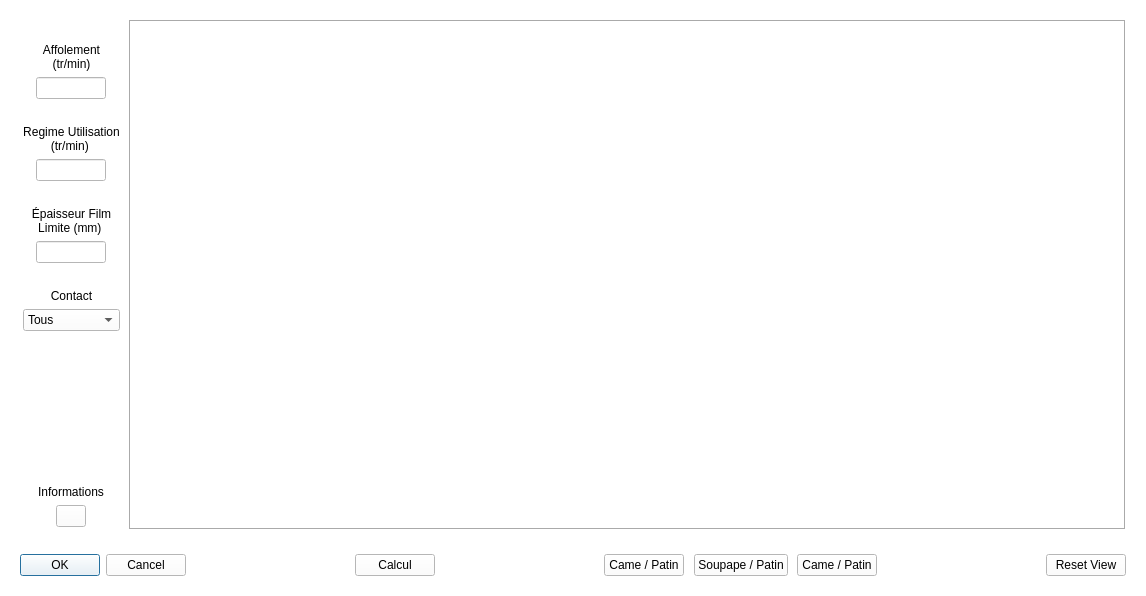
<?xml version="1.0" encoding="UTF-8"?>
<ui version="4.0">
 <class>LubricationDialog</class>
 <widget class="QWidget" name="LubricationDialog">
  <property name="geometry">
   <rect>
    <x>0</x>
    <y>0</y>
    <width>1146</width>
    <height>596</height>
   </rect>
  </property>
  <property name="windowTitle">
   <string>Lubrification</string>
  </property>
  <property name="styleSheet">
   <string notr="true">background-color: rgb(255, 255, 255);</string>
  </property>
  <layout class="QVBoxLayout" name="dialogLayout">
   <item>
    <widget class="QWidget" name="mainWidget" native="true">
     <layout class="QHBoxLayout" name="mainLayout">
      <item alignment="Qt::AlignLeft">
       <widget class="QWidget" name="parametersWidget" native="true">
        <layout class="QVBoxLayout" name="parametersLayout">
         <property name="leftMargin">
          <number>3</number>
         </property>
         <property name="topMargin">
          <number>3</number>
         </property>
         <property name="rightMargin">
          <number>3</number>
         </property>
         <property name="bottomMargin">
          <number>3</number>
         </property>
         <item>
          <spacer name="verticalSpacer_2">
           <property name="orientation">
            <enum>Qt::Vertical</enum>
           </property>
           <property name="sizeType">
            <enum>QSizePolicy::Preferred</enum>
           </property>
           <property name="sizeHint" stdset="0">
            <size>
             <width>20</width>
             <height>20</height>
            </size>
           </property>
          </spacer>
         </item>
         <item alignment="Qt::AlignHCenter">
          <widget class="QLabel" name="floatspeedLabel">
           <property name="text">
            <string>&lt;html&gt;&lt;head/&gt;&lt;body&gt;&lt;p align=&quot;center&quot;&gt;Affolement &lt;br/&gt;(tr/min)&lt;/p&gt;&lt;/body&gt;&lt;/html&gt;</string>
           </property>
          </widget>
         </item>
         <item alignment="Qt::AlignHCenter">
          <widget class="QLineEdit" name="floatspeedEdit">
           <property name="sizePolicy">
            <sizepolicy hsizetype="Preferred" vsizetype="Fixed">
             <horstretch>0</horstretch>
             <verstretch>0</verstretch>
            </sizepolicy>
           </property>
           <property name="maximumSize">
            <size>
             <width>70</width>
             <height>16777215</height>
            </size>
           </property>
           <property name="readOnly">
            <bool>true</bool>
           </property>
          </widget>
         </item>
         <item>
          <spacer name="verticalSpacer_4">
           <property name="orientation">
            <enum>Qt::Vertical</enum>
           </property>
           <property name="sizeType">
            <enum>QSizePolicy::Preferred</enum>
           </property>
           <property name="sizeHint" stdset="0">
            <size>
             <width>20</width>
             <height>20</height>
            </size>
           </property>
          </spacer>
         </item>
         <item>
          <widget class="QLabel" name="usespeedLabel">
           <property name="text">
            <string>&lt;html&gt;&lt;head/&gt;&lt;body&gt;&lt;p align=&quot;center&quot;&gt;Regime Utilisation &lt;br/&gt;(tr/min) &lt;/p&gt;&lt;/body&gt;&lt;/html&gt;</string>
           </property>
          </widget>
         </item>
         <item alignment="Qt::AlignHCenter">
          <widget class="QLineEdit" name="usespeedEdit">
           <property name="sizePolicy">
            <sizepolicy hsizetype="Preferred" vsizetype="Fixed">
             <horstretch>0</horstretch>
             <verstretch>0</verstretch>
            </sizepolicy>
           </property>
           <property name="maximumSize">
            <size>
             <width>70</width>
             <height>16777215</height>
            </size>
           </property>
          </widget>
         </item>
         <item>
          <spacer name="verticalSpacer_3">
           <property name="orientation">
            <enum>Qt::Vertical</enum>
           </property>
           <property name="sizeType">
            <enum>QSizePolicy::Preferred</enum>
           </property>
           <property name="sizeHint" stdset="0">
            <size>
             <width>20</width>
             <height>20</height>
            </size>
           </property>
          </spacer>
         </item>
         <item>
          <widget class="QLabel" name="limitthicknessLabel">
           <property name="sizePolicy">
            <sizepolicy hsizetype="Preferred" vsizetype="Preferred">
             <horstretch>0</horstretch>
             <verstretch>0</verstretch>
            </sizepolicy>
           </property>
           <property name="text">
            <string>&lt;html&gt;&lt;head/&gt;&lt;body&gt;&lt;p align=&quot;center&quot;&gt;Épaisseur Film &lt;br/&gt;Limite (mm) &lt;/p&gt;&lt;/body&gt;&lt;/html&gt;</string>
           </property>
          </widget>
         </item>
         <item alignment="Qt::AlignHCenter">
          <widget class="QLineEdit" name="limitthicknessEdit">
           <property name="sizePolicy">
            <sizepolicy hsizetype="Preferred" vsizetype="Fixed">
             <horstretch>0</horstretch>
             <verstretch>0</verstretch>
            </sizepolicy>
           </property>
           <property name="maximumSize">
            <size>
             <width>70</width>
             <height>16777215</height>
            </size>
           </property>
           <property name="sizeIncrement">
            <size>
             <width>0</width>
             <height>0</height>
            </size>
           </property>
          </widget>
         </item>
         <item>
          <spacer name="verticalSpacer_5">
           <property name="orientation">
            <enum>Qt::Vertical</enum>
           </property>
           <property name="sizeType">
            <enum>QSizePolicy::Preferred</enum>
           </property>
           <property name="sizeHint" stdset="0">
            <size>
             <width>20</width>
             <height>20</height>
            </size>
           </property>
          </spacer>
         </item>
         <item>
          <widget class="QLabel" name="contactLabel">
           <property name="text">
            <string>&lt;html&gt;&lt;head/&gt;&lt;body&gt;&lt;p align=&quot;center&quot;&gt;Contact&lt;/p&gt;&lt;/body&gt;&lt;/html&gt;</string>
           </property>
          </widget>
         </item>
         <item>
          <widget class="QComboBox" name="contactComboBox">
           <item>
            <property name="text">
             <string>Tous</string>
            </property>
           </item>
           <item>
            <property name="text">
             <string>Statique</string>
            </property>
           </item>
           <item>
            <property name="text">
             <string>Utilisation</string>
            </property>
           </item>
           <item>
            <property name="text">
             <string>Affolement</string>
            </property>
           </item>
          </widget>
         </item>
         <item>
          <spacer name="verticalSpacer">
           <property name="orientation">
            <enum>Qt::Vertical</enum>
           </property>
           <property name="sizeHint" stdset="0">
            <size>
             <width>20</width>
             <height>40</height>
            </size>
           </property>
          </spacer>
         </item>
         <item alignment="Qt::AlignHCenter">
          <widget class="QLabel" name="infoLabel">
           <property name="text">
            <string>&lt;html&gt;&lt;head/&gt;&lt;body&gt;&lt;p align=&quot;center&quot;&gt;Informations&lt;/p&gt;&lt;/body&gt;&lt;/html&gt;</string>
           </property>
          </widget>
         </item>
         <item alignment="Qt::AlignHCenter">
          <widget class="QPushButton" name="infoButton">
           <property name="sizePolicy">
            <sizepolicy hsizetype="Fixed" vsizetype="Fixed">
             <horstretch>0</horstretch>
             <verstretch>0</verstretch>
            </sizepolicy>
           </property>
           <property name="maximumSize">
            <size>
             <width>30</width>
             <height>16777215</height>
            </size>
           </property>
           <property name="text">
            <string/>
           </property>
           <property name="icon">
            <iconset resource="resources/resources.qrc">
             <normaloff>:/icons/icons/info-icon.svg</normaloff>:/icons/icons/info-icon.svg</iconset>
           </property>
          </widget>
         </item>
        </layout>
       </widget>
      </item>
      <item>
       <widget class="QStackedWidget" name="stackedWidget">
        <property name="sizePolicy">
         <sizepolicy hsizetype="Expanding" vsizetype="Expanding">
          <horstretch>0</horstretch>
          <verstretch>0</verstretch>
         </sizepolicy>
        </property>
        <property name="frameShape">
         <enum>QFrame::Box</enum>
        </property>
        <property name="frameShadow">
         <enum>QFrame::Sunken</enum>
        </property>
        <property name="currentIndex">
         <number>2</number>
        </property>
        <widget class="QWidget" name="camrockerarmPage">
         <property name="sizePolicy">
          <sizepolicy hsizetype="Expanding" vsizetype="Expanding">
           <horstretch>0</horstretch>
           <verstretch>0</verstretch>
          </sizepolicy>
         </property>
         <layout class="QVBoxLayout" name="camrockerarmLayout">
          <property name="leftMargin">
           <number>0</number>
          </property>
          <property name="topMargin">
           <number>0</number>
          </property>
          <property name="rightMargin">
           <number>0</number>
          </property>
          <property name="bottomMargin">
           <number>0</number>
          </property>
         </layout>
        </widget>
        <widget class="QWidget" name="valverockerarmPage">
         <property name="sizePolicy">
          <sizepolicy hsizetype="Expanding" vsizetype="Expanding">
           <horstretch>0</horstretch>
           <verstretch>0</verstretch>
          </sizepolicy>
         </property>
         <layout class="QVBoxLayout" name="valverockerarmLayout">
          <property name="leftMargin">
           <number>0</number>
          </property>
          <property name="topMargin">
           <number>0</number>
          </property>
          <property name="rightMargin">
           <number>0</number>
          </property>
          <property name="bottomMargin">
           <number>0</number>
          </property>
         </layout>
        </widget>
        <widget class="QWidget" name="camvalvePage">
         <property name="sizePolicy">
          <sizepolicy hsizetype="Expanding" vsizetype="Expanding">
           <horstretch>0</horstretch>
           <verstretch>0</verstretch>
          </sizepolicy>
         </property>
         <layout class="QVBoxLayout" name="camvalveLayout">
          <property name="leftMargin">
           <number>0</number>
          </property>
          <property name="topMargin">
           <number>0</number>
          </property>
          <property name="rightMargin">
           <number>0</number>
          </property>
          <property name="bottomMargin">
           <number>0</number>
          </property>
         </layout>
        </widget>
       </widget>
      </item>
     </layout>
    </widget>
   </item>
   <item>
    <widget class="QWidget" name="buttonsWidget" native="true">
     <layout class="QHBoxLayout" name="buttonsLayout">
      <item>
       <widget class="QDialogButtonBox" name="buttonBox">
        <property name="standardButtons">
         <set>QDialogButtonBox::Cancel|QDialogButtonBox::Ok</set>
        </property>
       </widget>
      </item>
      <item>
       <spacer name="horizontalSpacer_4">
        <property name="orientation">
         <enum>Qt::Horizontal</enum>
        </property>
        <property name="sizeType">
         <enum>QSizePolicy::Expanding</enum>
        </property>
        <property name="sizeHint" stdset="0">
         <size>
          <width>200</width>
          <height>20</height>
         </size>
        </property>
       </spacer>
      </item>
      <item>
       <widget class="QPushButton" name="computeButton">
        <property name="text">
         <string>Calcul</string>
        </property>
       </widget>
      </item>
      <item>
       <spacer name="horizontalSpacer">
        <property name="orientation">
         <enum>Qt::Horizontal</enum>
        </property>
        <property name="sizeType">
         <enum>QSizePolicy::Expanding</enum>
        </property>
        <property name="sizeHint" stdset="0">
         <size>
          <width>200</width>
          <height>20</height>
         </size>
        </property>
       </spacer>
      </item>
      <item>
       <widget class="QPushButton" name="camrockerarmButton">
        <property name="text">
         <string>Came / Patin</string>
        </property>
       </widget>
      </item>
      <item>
       <spacer name="horizontalSpacer_3">
        <property name="orientation">
         <enum>Qt::Horizontal</enum>
        </property>
        <property name="sizeType">
         <enum>QSizePolicy::Preferred</enum>
        </property>
        <property name="sizeHint" stdset="0">
         <size>
          <width>40</width>
          <height>20</height>
         </size>
        </property>
       </spacer>
      </item>
      <item>
       <widget class="QPushButton" name="valverockerarmButton">
        <property name="text">
         <string>Soupape / Patin</string>
        </property>
       </widget>
      </item>
      <item>
       <spacer name="horizontalSpacer_2">
        <property name="orientation">
         <enum>Qt::Horizontal</enum>
        </property>
        <property name="sizeType">
         <enum>QSizePolicy::Preferred</enum>
        </property>
        <property name="sizeHint" stdset="0">
         <size>
          <width>40</width>
          <height>20</height>
         </size>
        </property>
       </spacer>
      </item>
      <item>
       <widget class="QPushButton" name="camvalveButton">
        <property name="text">
         <string>Came / Patin</string>
        </property>
       </widget>
      </item>
      <item>
       <spacer name="horizontalSpacer_1">
        <property name="orientation">
         <enum>Qt::Horizontal</enum>
        </property>
        <property name="sizeHint" stdset="0">
         <size>
          <width>200</width>
          <height>20</height>
         </size>
        </property>
       </spacer>
      </item>
      <item>
       <widget class="QPushButton" name="resetviewButton">
        <property name="text">
         <string>Reset View</string>
        </property>
       </widget>
      </item>
     </layout>
    </widget>
   </item>
  </layout>
 </widget>
 <resources>
  <include location="resources/resources.qrc"/>
 </resources>
 <connections/>
</ui>
